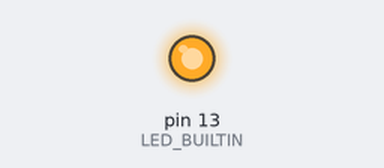
Recording of a sketch running on a simulated Arduino Uno, built with avr-gcc and run on an emulated ATmega328P. Shown: output pins drawn as LEDs (lit = HIGH).

Above: at 3.0 s.
At 12.0 s:
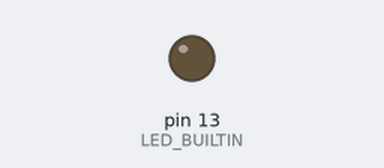
Timing chart, 0 to 16.3 s (numbered marks = the images above):
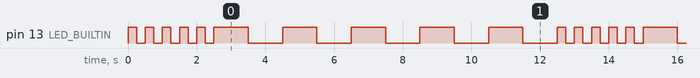

The sketch:

Blink_Assignment_Coursera.ino
```cpp
/*
 * Program that causes the built-in LED connected to pin 13 on the Arduino to blink, alternating between fast blinks and slow blinks.
 * The LED should blink 5 times, once every half second, and then it should blink 5 more times, once every two seconds.
 * The LED should continue to blink in this alternating fashion for as long as the Arduino receives power.
 *
 * Kajal Doshi
 */

void setup() {
  pinMode(LED_BUILTIN, OUTPUT);
}


void loop() {
//Blink LED 5 times, once every half second
  for(int x=0;x<5;x++){
    digitalWrite(LED_BUILTIN, HIGH);
    delay(250);
    digitalWrite(LED_BUILTIN, LOW);
    delay(250);
  }
//Blink LED 5 times, once every two seconds
  for(int y=0;y<5;y++){
    digitalWrite(LED_BUILTIN, HIGH);
    delay(1000);
    digitalWrite(LED_BUILTIN, LOW);
    delay(1000);                         }
}
```

Measured:
- by itself, pin 13 (LED_BUILTIN): repeats every 12.5 s: 4 × (LOW 0.25 s, HIGH 0.25 s), LOW 0.25 s, 5 × (HIGH 1.0 s, LOW 1.0 s), HIGH 0.25 s
- by itself, everything shown: repeats every 12.5 s, in 20 steps
